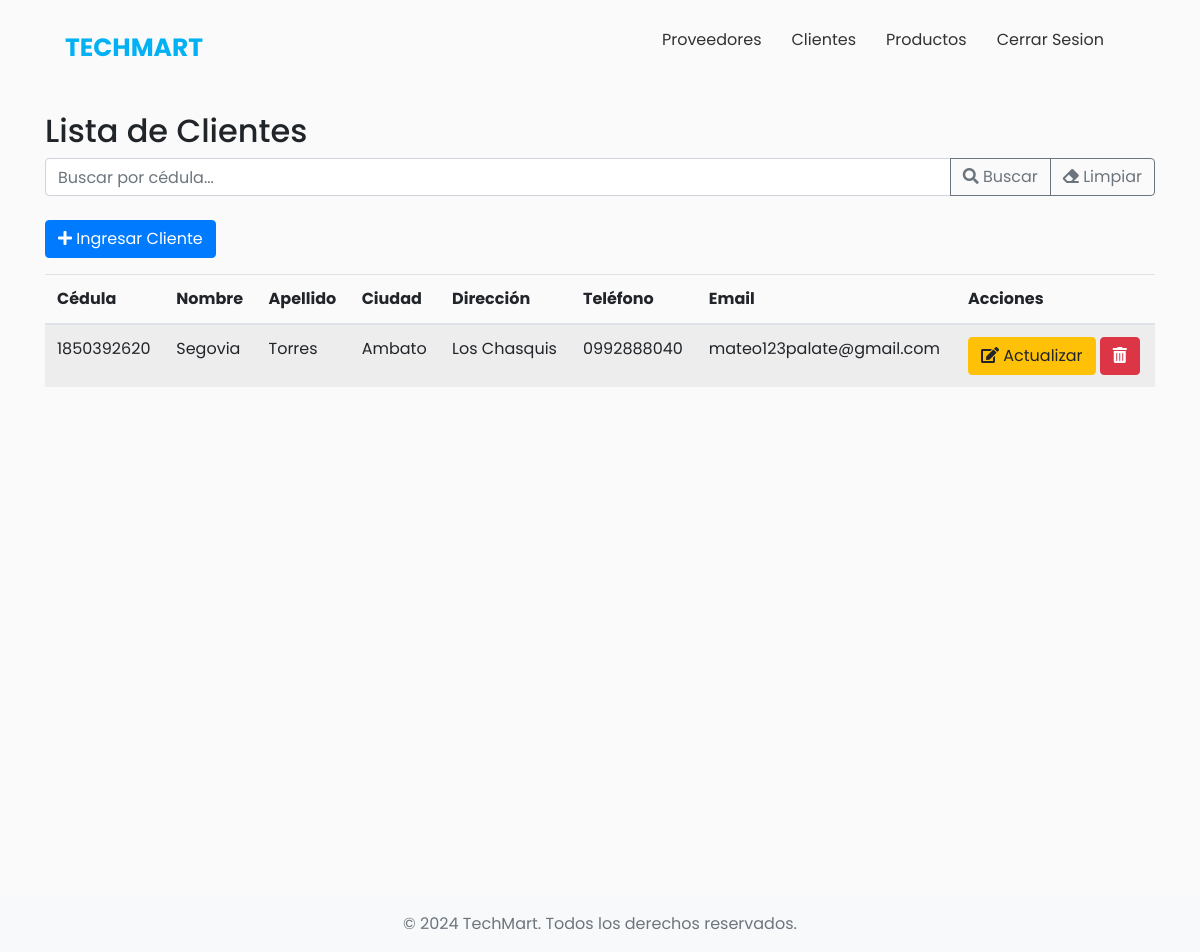
The page /clientes.php on the database its author committed.
### tables this page shows
CREATE TABLE `clientes` (
  `Cedula` varchar(10) NOT NULL,
  `Nombre` varchar(100) DEFAULT NULL,
  `Apellido` varchar(100) DEFAULT NULL,
  `Ciudad` varchar(100) DEFAULT NULL,
  `Direccion` varchar(255) DEFAULT NULL,
  `Telefono` varchar(20) DEFAULT NULL,
  `Email` varchar(100) DEFAULT NULL,
  `contrasena` varchar(10) NOT NULL,
  PRIMARY KEY (`Cedula`)
);

### clientes.php (the view, shortened to what this page needs)
<?php
include("php/conexion.php");
$cedulaUsuario = $_SESSION['cedula'];
$sql_configurar_sesion = "SET @usuario_cedula = '$cedulaUsuario'";
$conexion->query($sql_configurar_sesion);
$cedula = isset($_GET['cedula']) ? $_GET['cedula'] : '';
$search_sql = $cedula ? "WHERE Cedula='$cedula'" : '';
$clientes = $conexion->query("SELECT * FROM Clientes $search_sql");
?>
<!DOCTYPE html>
<html lang="es">
<head>
    <link rel="stylesheet" href="https://stackpath.bootstrapcdn.com/bootstrap/4.5.2/css/bootstrap.min.css">
    <link rel="stylesheet" href="https://use.fontawesome.com/releases/v5.15.3/css/all.css">
    <link rel="stylesheet" href="css/styleBase.css">
</head>
<body>
    <header class="header">
        <div class="menu container">
        <div class="logo" onclick="location.href='menu.php';" style="cursor: pointer;">TechMart</div>
            <nav class="navbar">
                <ul>
                    <li><a href="proveedores.php"> Proveedores</a></li>
                    <li><a href="clientes.php"> Clientes</a></li>
                    <li><a href="productos.php"> Productos</a></li>
                    <li><a href="php/cerrarSesion.php?logout=true" id="cerrar">Cerrar Sesion</a></li>
                </ul>
            </nav>
        </div>
    </header>
    <div class="d-flex flex-column min-vh-100">
        <div class="container flex-grow-1 mt-3">
            <h2>Lista de Clientes</h2>
            <form method="get" action="clientes.php" class="mb-4">
                <div class="input-group">
                    <input type="number" maxlength="10" class="form-control" placeholder="Buscar por cédula..." name="cedula" value="<?php echo $cedula; ?>">
                    <div class="input-group-append">
                        <button class="btn btn-outline-secondary" type="submit">
                            <i class="fas fa-search"></i> Buscar
                        </button>
                        <a href="clientes.php" class="btn btn-outline-secondary">
                            <i class="fas fa-eraser"></i> Limpiar
                        </a>
                    </div>
                </div>
            </form>
            <button class="btn btn-primary mb-3" data-toggle="modal" data-target="#createModal">
                <i class="fas fa-plus"></i> Ingresar Cliente
            </button>
            <div class="table-responsive">
                <table class="table table-striped table-hover">
                    <thead>
                        <tr>
                            <th>Cédula</th>
                            <th>Nombre</th>
                            <th>Apellido</th>
                            <th>Ciudad</th>
                            <th>Dirección</th>
                            <th>Teléfono</th>
                            <th>Email</th>
                            <th>Acciones</th>
                        </tr>
                    </thead>
                    <tbody>
                        <?php if ($clientes->num_rows > 0) {
                            while($cliente = $clientes->fetch_assoc()) { ?>
                                <tr>
                                    <td><?php echo $cliente['Cedula']; ?></td>
                                    <td><?php echo $cliente['Nombre']; ?></td>
                                    <td><?php echo $cliente['Apellido']; ?></td>
                                    <td><?php echo $cliente['Ciudad']; ?></td>
                                    <td><?php echo $cliente['Direccion']; ?></td>
                                    <td><?php echo $cliente['Telefono']; ?></td>
                                    <td><?php echo $cliente['Email']; ?></td>
                                    <td>
                                        <button class="btn btn-warning" data-toggle="modal" data-target="#updateModal-<?php echo $cliente['Cedula']; ?>">
                                            <i class="fas fa-edit"></i> Actualizar
                                        </button>
                                        <button class="btn btn-danger" data-toggle="modal" data-target="#deleteModal-<?php echo $cliente['Cedula']; ?>">
                                            <i class="fas fa-trash-alt"></i>
                                        </button>
                                    </td>
                                </tr>
                            <?php }
                        } else { ?>
                            <tr>
                                <td colspan="8" class="text-center">No se encontraron clientes</td>
                            </tr>
                        <?php } ?>
                    </tbody>
                </table>
            </div>
        </div>
    </div>
    <footer class="bg-light py-3 mt-auto">
        <div class="container text-center">
            <span class="text-muted">&copy; 2024 TechMart. Todos los derechos reservados.</span>
        </div>
    </footer>
</body>
</html>

### css/styleBase.css (style rules this page uses)
* { margin: 0; padding: 0; box-sizing: border-box; }
body { font-family: 'Poppins', sans-serif; background-color: #FAFAFA; }
.header { background-color: #FAFAFA; padding: 20px 0; }
.menu { display: flex; justify-content: space-between; align-items: center; max-width: 1100px; margin: 0 auto; }
.logo { font-size: 25px; font-weight: bold; text-transform: uppercase; color: #02B1F4; }
.menu .navbar { display: flex; align-items: center; }
.menu .navbar ul { display: flex; justify-content: space-between; }
.menu .navbar ul li { list-style-type: none; }
.menu .navbar ul li a { color: #323232; padding: 15px; text-decoration: none; }

### rows shown on the page
clientes: Cedula "1850392620", Nombre "Segovia", Apellido "Torres", Ciudad "Ambato", Direccion "Los Chasquis", Telefono "0992888040", Email "mateo123palate@gmail.com"
